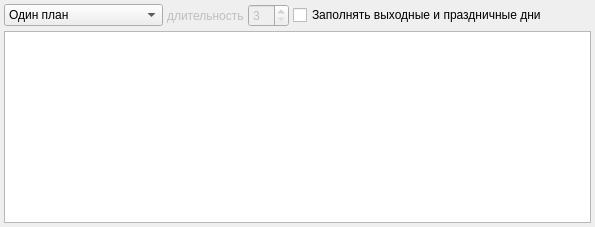
     <widget class="QWidget" name="tabTimeLine">
      <attribute name="title">
       <string>График</string>
      </attribute>
      <layout class="QGridLayout" name="gridLayout_4">
       <property name="margin">
        <number>4</number>
       </property>
       <property name="spacing">
        <number>4</number>
       </property>
       <item row="0" column="0">
        <widget class="QComboBox" name="cmbTimelinePeriod">
         <item>
          <property name="text">
           <string>Один план</string>
          </property>
         </item>
         <item>
          <property name="text">
           <string>Нечет/чет</string>
          </property>
         </item>
         <item>
          <property name="text">
           <string>Произвольный график</string>
          </property>
         </item>
         <item>
          <property name="text">
           <string>Одна неделя</string>
          </property>
         </item>
         <item>
          <property name="text">
           <string>Две недели</string>
          </property>
         </item>
         <item>
          <property name="text">
           <string>Три недели</string>
          </property>
         </item>
         <item>
          <property name="text">
           <string>Четыре недели</string>
          </property>
         </item>
        </widget>
       </item>
       <item row="0" column="3">
        <widget class="QCheckBox" name="chkFillRedDays">
         <property name="text">
          <string>Заполнять выходные и праздничные дни</string>
         </property>
        </widget>
       </item>
       <item row="0" column="2">
        <widget class="QSpinBox" name="edtTimelineCustomLength">
         <property name="enabled">
          <bool>false</bool>
         </property>
         <property name="sizePolicy">
          <sizepolicy hsizetype="Maximum" vsizetype="Fixed">
           <horstretch>0</horstretch>
           <verstretch>0</verstretch>
          </sizepolicy>
         </property>
         <property name="minimum">
          <number>3</number>
         </property>
         <property name="maximum">
          <number>31</number>
         </property>
         <property name="value">
          <number>3</number>
         </property>
        </widget>
       </item>
       <item row="0" column="1">
        <widget class="QLabel" name="lblTimelineCustomLength">
         <property name="enabled">
          <bool>false</bool>
         </property>
         <property name="sizePolicy">
          <sizepolicy hsizetype="Maximum" vsizetype="Preferred">
           <horstretch>0</horstretch>
           <verstretch>0</verstretch>
          </sizepolicy>
         </property>
         <property name="text">
          <string>длительность</string>
         </property>
         <property name="buddy">
          <cstring>edtTimelineCustomLength</cstring>
         </property>
        </widget>
       </item>
       <item row="0" column="4">
        <spacer name="horizontalSpacer_3">
         <property name="orientation">
          <enum>Qt::Horizontal</enum>
         </property>
         <property name="sizeHint" stdset="0">
          <size>
           <width>40</width>
           <height>20</height>
          </size>
         </property>
        </spacer>
       </item>
       <item row="1" column="0" colspan="5">
        <widget class="CPersonTimeTableView" name="tblTimeTable"/>
       </item>
      </layout>
     </widget>
